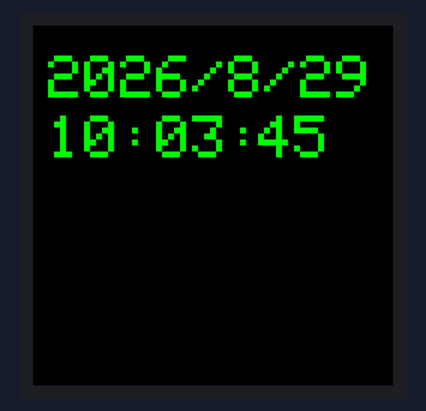
Bench run of a sketch on a simulated ESP8266 (NodeMCU). Parts: 240×240 colour display.

Above: at 0.3 s.
At 4.3 s:
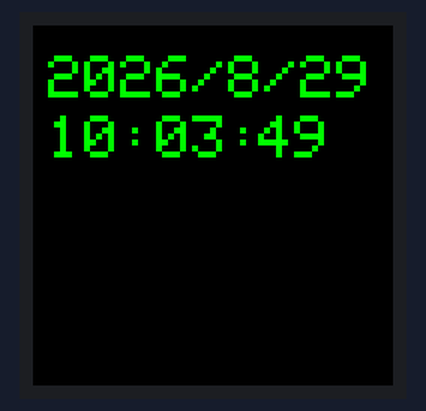
At 9.3 s:
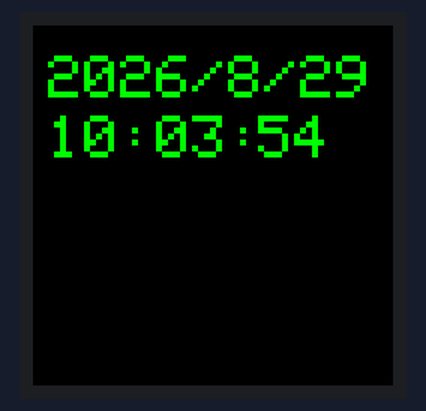
At 19.3 s:
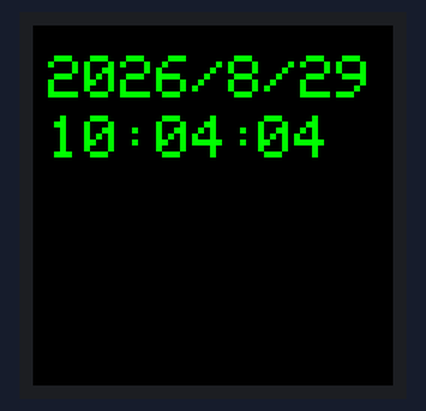
At 28.3 s:
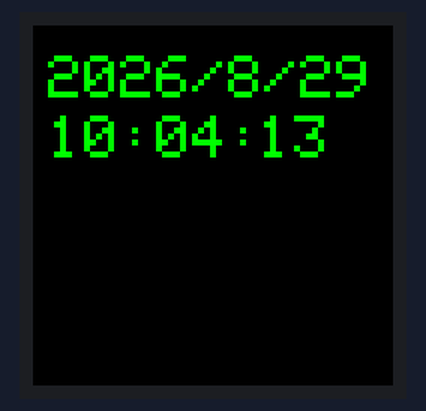
At 38.3 s:
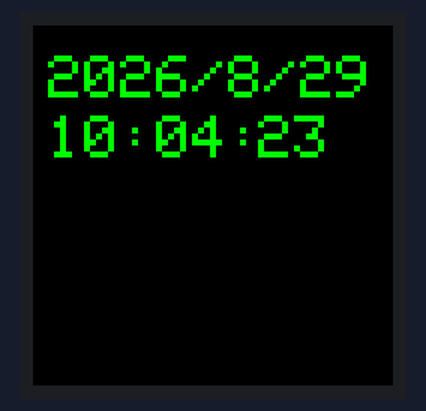

The sketch:

04_displayClock.ino
```cpp
#include <Wire.h>
#include <cstdint>
#include "RTClib.h"
#include <Adafruit_GFX.h>
#include <Adafruit_ST7789.h>
#include <SPI.h>

// TFTピン設定
#define TFT_CS    D2
#define TFT_DC    D1
#define TFT_RST   D0

// ST7789初期化
Adafruit_ST7789 tft = Adafruit_ST7789(TFT_CS, TFT_DC, TFT_RST);

unsigned long syncMillis = 0;

uint32_t baseEpoch = 1787965425;

bool clock_initialized = false;

void getTime() {

  syncMillis = millis();
  clock_initialized = true;

  static unsigned long prev = 0;

  if (millis() - prev >= 1000) {
    prev = millis();
    showTime();
  }
}

DateTime getNow() {
  if (!clock_initialized) {
    return DateTime(2000,1,1,0,0,0);
  }
  uint32_t currentEpoch =
    baseEpoch +
    ((millis() - syncMillis) / 1000);
  return DateTime(currentEpoch);
}

void showTime() {

  DateTime now = getNow();

  // JSTへ変換
  uint32_t jstEpoch =
    now.unixtime() + (9 * 60 * 60);

  DateTime jst(jstEpoch);

  // 前回値保存
  static int oldYear = -1;
  static int oldMonth = -1;
  static int oldDay = -1;

  static int oldHour = -1;
  static int oldMinute = -1;
  static int oldSecond = -1;

  /*
   * 日付更新
   */
  if (
    jst.year() != oldYear ||
    jst.month() != oldMonth ||
    jst.day() != oldDay
  ) {

    // 古い日付を黒で消す
    tft.setTextColor(ST77XX_BLACK);
    tft.setTextSize(4);
    tft.setCursor(10,20);
    tft.print(oldYear);
    tft.print("/");
    tft.print(oldMonth);
    tft.print("/");
    tft.print(oldDay);

    // 新しい日付
    tft.setTextColor(ST77XX_GREEN);
    tft.setCursor(10,20);
    tft.print(jst.year());
    tft.print("/");
    tft.print(jst.month());
    tft.print("/");
    tft.print(jst.day());

    oldYear = jst.year();
    oldMonth = jst.month();
    oldDay = jst.day();
  }

  /*
   * 時刻更新
   */
  if (
    jst.hour() != oldHour ||
    jst.minute() != oldMinute
  ) {

    // 古い HH:MM を消す
    tft.setTextColor(ST77XX_BLACK);
    tft.setTextSize(4);
    tft.setCursor(10,60);

    if(oldHour >= 0){
      tft.print(oldHour);
      tft.print(":");

      if(oldMinute < 10)
        tft.print("0");
      tft.print(oldMinute);
      tft.print(":");
    }

    // 新しい HH:MM
    tft.setTextColor(ST77XX_GREEN);
    tft.setCursor(10,60);
    tft.print(jst.hour());
    tft.print(":");

    if(jst.minute() < 10)
      tft.print("0");
    tft.print(jst.minute());
    tft.print(":");
    oldHour = jst.hour();
    oldMinute = jst.minute();

  }

  /*
   * 秒更新
   */
  if(
    jst.second() != oldSecond
  ){

    // 古い秒を消す
    tft.setTextColor(ST77XX_BLACK);
    tft.setCursor(150,60);

    if(oldSecond >= 0){
      if(oldSecond < 10)
        tft.print("0");
      tft.print(oldSecond);
    }

    // 新しい秒
    tft.setTextColor(ST77XX_GREEN);
    tft.setCursor(150,60);
    if(jst.second() < 10)
      tft.print("0");
    tft.print(jst.second());
    oldSecond = jst.second();
  }
}

//現在時刻を取得
String getDateTimeString(){

  DateTime now = getNow();

  // JSTへ変換
  uint32_t jstEpoch = now.unixtime() + (9 * 60 * 60);
  DateTime jst(jstEpoch);
  char buffer[20];
  snprintf(
    buffer,
    sizeof(buffer),
    "%04d-%02d-%02d %02d:%02d:%02d",
    jst.year(),
    jst.month(),
    jst.day(),
    jst.hour(),
    jst.minute(),
    jst.second()
  );
  return String(buffer);
}

void setup() {
  // ディスプレイ初期化
  tft.init(240, 240);
  tft.setRotation(2);
  tft.fillScreen(ST77XX_BLACK);
  tft.setTextColor(ST77XX_GREEN);
  // 時計を初期化
  getTime();
}

void loop(){
  showTime();
}
```

Measured:
- what the display in image 0 shows lasts 1.0 s, from 0.2 s to 1.2 s
